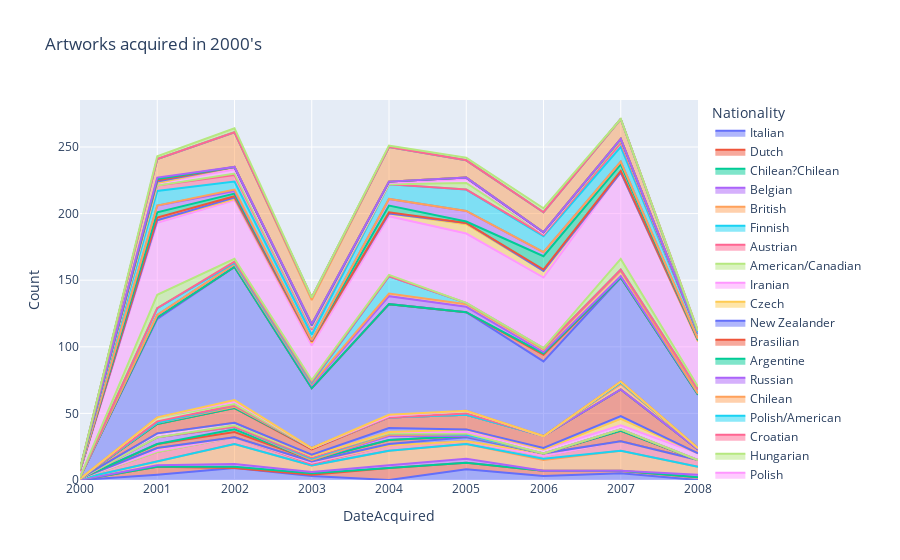
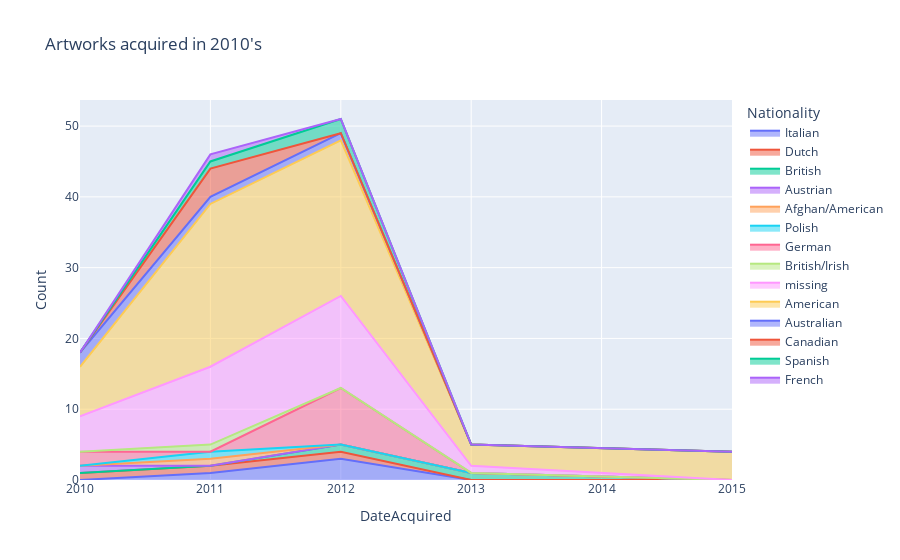

These figures' notebook cell, in order:
### Markdown cell above
### Rhizome acquisition of nationalities over decades

### Code cell
#plot Acquisition distribution over decades

fig20 = px.area(df22000, x="DateAcquired", y="Count", color="Nationality", line_group="Nationality", title="Artworks acquired in 2000's")
fig20.show()
fig21 = px.area(df22010, x="DateAcquired", y="Count", color="Nationality", line_group="Nationality", title="Artworks acquired in 2010's")
fig21.show()

### Figure 1 — Plotly figure (JSON) as saved in the notebook; plotly's stock layout.template omitted (floating-point values rounded to 4 significant figures)
{"data": [{"fillpattern": {"shape": ""}, "hovertemplate": "Nationality=Italian<br>DateAcquired=%{x}<br>Count=%{y}<extra></extra>", "legendgroup": "Italian", "line": {"color": "#636efa"}, "marker": {"symbol": "circle"}, "mode": "lines", "name": "Italian", "orientation": "v", "showlegend": true, "stackgroup": "1", "type": "scatter", "x": [2001, 2002, 2003, 2005, 2006, 2007], "xaxis": "x", "y": [4, 9, 3, 8, 3, 5], "yaxis": "y"}, {"fillpattern": {"shape": ""}, "hovertemplate": "Nationality=Dutch<br>DateAcquired=%{x}<br>Count=%{y}<extra></extra>", "legendgroup": "Dutch", "line": {"color": "#EF553B"}, "marker": {"symbol": "circle"}, "mode": "lines", "name": "Dutch", "orientation": "v", "showlegend": true, "stackgroup": "1", "type": "scatter", "x": [2001, 2003, 2004, 2005, 2006, 2007, 2008], "xaxis": "x", "y": [6, 1, 9, 5, 4, 2, 2], "yaxis": "y"}, {"fillpattern": {"shape": ""}, "hovertemplate": "Nationality=Chilean?Chilean<br>DateAcquired=%{x}<br>Count=%{y}<extra></extra>", "legendgroup": "Chilean?Chilean", "line": {"color": "#00cc96"}, "marker": {"symbol": "circle"}, "mode": "lines", "name": "Chilean?Chilean", "orientation": "v", "showlegend": true, "stackgroup": "1", "type": "scatter", "x": [2002, 2003], "xaxis": "x", "y": [1, 1], "yaxis": "y"}, {"fillpattern": {"shape": ""}, "hovertemplate": "Nationality=Belgian<br>DateAcquired=%{x}<br>Count=%{y}<extra></extra>", "legendgroup": "Belgian", "line": {"color": "#ab63fa"}, "marker": {"symbol": "circle"}, "mode": "lines", "name": "Belgian", "orientation": "v", "showlegend": true, "stackgroup": "1", "type": "scatter", "x": [2001, 2002, 2003, 2004, 2005, 2008], "xaxis": "x", "y": [1, 2, 1, 2, 3, 2], "yaxis": "y"}, {"fillpattern": {"shape": ""}, "hovertemplate": "Nationality=British<br>DateAcquired=%{x}<br>Count=%{y}<extra></extra>", "legendgroup": "British", "line": {"color": "#FFA15A"}, "marker": {"symbol": "circle"}, "mode": "lines", "name": "British", "orientation": "v", "showlegend": true, "stackgroup": "1", "type": "scatter", "x": [2000, 2001, 2002, 2003, 2004, 2005, 2006, 2007, 2008], "xaxis": "x", "y": [1, 3, 15, 5, 11, 11, 8, 15, 6], "yaxis": "y"}, {"fillpattern": {"shape": ""}, "hovertemplate": "Nationality=Finnish<br>DateAcquired=%{x}<br>Count=%{y}<extra></extra>", "legendgroup": "Finnish", "line": {"color": "#19d3f3"}, "marker": {"symbol": "circle"}, "mode": "lines", "name": "Finnish", "orientation": "v", "showlegend": true, "stackgroup": "1", "type": "scatter", "x": [2006], "xaxis": "x", "y": [1], "yaxis": "y"}, {"fillpattern": {"shape": ""}, "hovertemplate": "Nationality=Austrian<br>DateAcquired=%{x}<br>Count=%{y}<extra></extra>", "legendgroup": "Austrian", "line": {"color": "#FF6692"}, "marker": {"symbol": "circle"}, "mode": "lines", "name": "Austrian", "orientation": "v", "showlegend": true, "stackgroup": "1", "type": "scatter", "x": [2001, 2002, 2003, 2004, 2005, 2006, 2007, 2008], "xaxis": "x", "y": [7, 5, 1, 4, 2, 2, 7, 5], "yaxis": "y"}, {"fillpattern": {"shape": ""}, "hovertemplate": "Nationality=American/Canadian<br>DateAcquired=%{x}<br>Count=%{y}<extra></extra>", "legendgroup": "American/Canadian", "line": {"color": "#B6E880"}, "marker": {"symbol": "circle"}, "mode": "lines", "name": "American/Canadian", "orientation": "v", "showlegend": true, "stackgroup": "1", "type": "scatter", "x": [2003], "xaxis": "x", "y": [1], "yaxis": "y"}, {"fillpattern": {"shape": ""}, "hovertemplate": "Nationality=Iranian<br>DateAcquired=%{x}<br>Count=%{y}<extra></extra>", "legendgroup": "Iranian", "line": {"color": "#FF97FF"}, "marker": {"symbol": "circle"}, "mode": "lines", "name": "Iranian", "orientation": "v", "showlegend": true, "stackgroup": "1", "type": "scatter", "x": [2001], "xaxis": "x", "y": [1], "yaxis": "y"}, {"fillpattern": {"shape": ""}, "hovertemplate": "Nationality=Czech<br>DateAcquired=%{x}<br>Count=%{y}<extra></extra>", "legendgroup": "Czech", "line": {"color": "#FECB52"}, "marker": {"symbol": "circle"}, "mode": "lines", "name": "Czech", "orientation": "v", "showlegend": true, "stackgroup": "1", "type": "scatter", "x": [2001, 2003, 2006], "xaxis": "x", "y": [2, 1, 2], "yaxis": "y"}, {"fillpattern": {"shape": ""}, "hovertemplate": "Nationality=New Zealander<br>DateAcquired=%{x}<br>Count=%{y}<extra></extra>", "legendgroup": "New Zealander", "line": {"color": "#636efa"}, "marker": {"symbol": "circle"}, "mode": "lines", "name": "New Zealander", "orientation": "v", "showlegend": true, "stackgroup": "1", "type": "scatter", "x": [2004, 2005], "xaxis": "x", "y": [1, 3], "yaxis": "y"}, {"fillpattern": {"shape": ""}, "hovertemplate": "Nationality=Brasilian<br>DateAcquired=%{x}<br>Count=%{y}<extra></extra>", "legendgroup": "Brasilian", "line": {"color": "#EF553B"}, "marker": {"symbol": "circle"}, "mode": "lines", "name": "Brasilian", "orientation": "v", "showlegend": true, "stackgroup": "1", "type": "scatter", "x": [2001, 2002, 2003, 2004, 2005, 2007], "xaxis": "x", "y": [3, 4, 1, 3, 1, 8], "yaxis": "y"}, {"fillpattern": {"shape": ""}, "hovertemplate": "Nationality=Argentine <br>DateAcquired=%{x}<br>Count=%{y}<extra></extra>", "legendgroup": "Argentine ", "line": {"color": "#00cc96"}, "marker": {"symbol": "circle"}, "mode": "lines", "name": "Argentine ", "orientation": "v", "showlegend": true, "stackgroup": "1", "type": "scatter", "x": [2002], "xaxis": "x", "y": [2], "yaxis": "y"}, {"fillpattern": {"shape": ""}, "hovertemplate": "Nationality=Russian<br>DateAcquired=%{x}<br>Count=%{y}<extra></extra>", "legendgroup": "Russian", "line": {"color": "#ab63fa"}, "marker": {"symbol": "circle"}, "mode": "lines", "name": "Russian", "orientation": "v", "showlegend": true, "stackgroup": "1", "type": "scatter", "x": [2001, 2002, 2004, 2007], "xaxis": "x", "y": [5, 2, 3, 1], "yaxis": "y"}, {"fillpattern": {"shape": ""}, "hovertemplate": "Nationality=Chilean<br>DateAcquired=%{x}<br>Count=%{y}<extra></extra>", "legendgroup": "Chilean", "line": {"color": "#FFA15A"}, "marker": {"symbol": "circle"}, "mode": "lines", "name": "Chilean", "orientation": "v", "showlegend": true, "stackgroup": "1", "type": "scatter", "x": [2004, 2005], "xaxis": "x", "y": [1, 1], "yaxis": "y"}, {"fillpattern": {"shape": ""}, "hovertemplate": "Nationality=Polish/American<br>DateAcquired=%{x}<br>Count=%{y}<extra></extra>", "legendgroup": "Polish/American", "line": {"color": "#19d3f3"}, "marker": {"symbol": "circle"}, "mode": "lines", "name": "Polish/American", "orientation": "v", "showlegend": true, "stackgroup": "1", "type": "scatter", "x": [2003, 2004], "xaxis": "x", "y": [1, 1], "yaxis": "y"}, {"fillpattern": {"shape": ""}, "hovertemplate": "Nationality=Croatian<br>DateAcquired=%{x}<br>Count=%{y}<extra></extra>", "legendgroup": "Croatian", "line": {"color": "#FF6692"}, "marker": {"symbol": "circle"}, "mode": "lines", "name": "Croatian", "orientation": "v", "showlegend": true, "stackgroup": "1", "type": "scatter", "x": [2003, 2005], "xaxis": "x", "y": [1, 1], "yaxis": "y"}, {"fillpattern": {"shape": ""}, "hovertemplate": "Nationality=Hungarian<br>DateAcquired=%{x}<br>Count=%{y}<extra></extra>", "legendgroup": "Hungarian", "line": {"color": "#B6E880"}, "marker": {"symbol": "circle"}, "mode": "lines", "name": "Hungarian", "orientation": "v", "showlegend": true, "stackgroup": "1", "type": "scatter", "x": [2002, 2003], "xaxis": "x", "y": [1, 1], "yaxis": "y"}, {"fillpattern": {"shape": ""}, "hovertemplate": "Nationality=Polish<br>DateAcquired=%{x}<br>Count=%{y}<extra></extra>", "legendgroup": "Polish", "line": {"color": "#FF97FF"}, "marker": {"symbol": "circle"}, "mode": "lines", "name": "Polish", "orientation": "v", "showlegend": true, "stackgroup": "1", "type": "scatter", "x": [2001, 2002, 2004, 2005, 2006, 2007, 2008], "xaxis": "x", "y": [3, 2, 1, 1, 3, 3, 5], "yaxis": "y"}, {"fillpattern": {"shape": ""}, "hovertemplate": "Nationality=Colombian<br>DateAcquired=%{x}<br>Count=%{y}<extra></extra>", "legendgroup": "Colombian", "line": {"color": "#FECB52"}, "marker": {"symbol": "circle"}, "mode": "lines", "name": "Colombian", "orientation": "v", "showlegend": true, "stackgroup": "1", "type": "scatter", "x": [2005, 2007], "xaxis": "x", "y": [2, 5], "yaxis": "y"}, {"fillpattern": {"shape": ""}, "hovertemplate": "Nationality=Turkish<br>DateAcquired=%{x}<br>Count=%{y}<extra></extra>", "legendgroup": "Turkish", "line": {"color": "#636efa"}, "marker": {"symbol": "circle"}, "mode": "lines", "name": "Turkish", "orientation": "v", "showlegend": true, "stackgroup": "1", "type": "scatter", "x": [2003, 2004, 2006, 2007], "xaxis": "x", "y": [1, 3, 1, 2], "yaxis": "y"}, {"fillpattern": {"shape": ""}, "hovertemplate": "Nationality=German<br>DateAcquired=%{x}<br>Count=%{y}<extra></extra>", "legendgroup": "German", "line": {"color": "#EF553B"}, "marker": {"symbol": "circle"}, "mode": "lines", "name": "German", "orientation": "v", "showlegend": true, "stackgroup": "1", "type": "scatter", "x": [2001, 2002, 2003, 2004, 2005, 2006, 2007, 2008], "xaxis": "x", "y": [7, 11, 4, 8, 11, 9, 20, 3], "yaxis": "y"}, {"fillpattern": {"shape": ""}, "hovertemplate": "Nationality=Greek/Australian<br>DateAcquired=%{x}<br>Count=%{y}<extra></extra>", "legendgroup": "Greek/Australian", "line": {"color": "#00cc96"}, "marker": {"symbol": "circle"}, "mode": "lines", "name": "Greek/Australian", "orientation": "v", "showlegend": true, "stackgroup": "1", "type": "scatter", "x": [2003], "xaxis": "x", "y": [1], "yaxis": "y"}, {"fillpattern": {"shape": ""}, "hovertemplate": "Nationality=Norwegian<br>DateAcquired=%{x}<br>Count=%{y}<extra></extra>", "legendgroup": "Norwegian", "line": {"color": "#ab63fa"}, "marker": {"symbol": "circle"}, "mode": "lines", "name": "Norwegian", "orientation": "v", "showlegend": true, "stackgroup": "1", "type": "scatter", "x": [2001, 2002], "xaxis": "x", "y": [1, 1], "yaxis": "y"}, {"fillpattern": {"shape": ""}, "hovertemplate": "Nationality=British/Irish<br>DateAcquired=%{x}<br>Count=%{y}<extra></extra>", "legendgroup": "British/Irish", "line": {"color": "#FFA15A"}, "marker": {"symbol": "circle"}, "mode": "lines", "name": "British/Irish", "orientation": "v", "showlegend": true, "stackgroup": "1", "type": "scatter", "x": [2007, 2008], "xaxis": "x", "y": [4, 1], "yaxis": "y"}, {"fillpattern": {"shape": ""}, "hovertemplate": "Nationality=Indian<br>DateAcquired=%{x}<br>Count=%{y}<extra></extra>", "legendgroup": "Indian", "line": {"color": "#19d3f3"}, "marker": {"symbol": "circle"}, "mode": "lines", "name": "Indian", "orientation": "v", "showlegend": true, "stackgroup": "1", "type": "scatter", "x": [2002, 2007], "xaxis": "x", "y": [1, 1], "yaxis": "y"}, {"fillpattern": {"shape": ""}, "hovertemplate": "Nationality=Slovenian<br>DateAcquired=%{x}<br>Count=%{y}<extra></extra>", "legendgroup": "Slovenian", "line": {"color": "#FF6692"}, "marker": {"symbol": "circle"}, "mode": "lines", "name": "Slovenian", "orientation": "v", "showlegend": true, "stackgroup": "1", "type": "scatter", "x": [2001, 2005, 2007], "xaxis": "x", "y": [1, 1, 1], "yaxis": "y"}, {"fillpattern": {"shape": ""}, "hovertemplate": "Nationality=American/South African<br>DateAcquired=%{x}<br>Count=%{y}<extra></extra>", "legendgroup": "American/South African", "line": {"color": "#B6E880"}, "marker": {"symbol": "circle"}, "mode": "lines", "name": "American/South African", "orientation": "v", "showlegend": true, "stackgroup": "1", "type": "scatter", "x": [2001, 2002, 2004, 2005], "xaxis": "x", "y": [3, 1, 1, 2], "yaxis": "y"}, {"fillpattern": {"shape": ""}, "hovertemplate": "Nationality=Chinese<br>DateAcquired=%{x}<br>Count=%{y}<extra></extra>", "legendgroup": "Chinese", "line": {"color": "#FF97FF"}, "marker": {"symbol": "circle"}, "mode": "lines", "name": "Chinese", "orientation": "v", "showlegend": true, "stackgroup": "1", "type": "scatter", "x": [2002], "xaxis": "x", "y": [2], "yaxis": "y"}, {"fillpattern": {"shape": ""}, "hovertemplate": "Nationality=South African<br>DateAcquired=%{x}<br>Count=%{y}<extra></extra>", "legendgroup": "South African", "line": {"color": "#FECB52"}, "marker": {"symbol": "circle"}, "mode": "lines", "name": "South African", "orientation": "v", "showlegend": true, "stackgroup": "1", "type": "scatter", "x": [2002, 2004], "xaxis": "x", "y": [1, 1], "yaxis": "y"}, {"fillpattern": {"shape": ""}, "hovertemplate": "Nationality=missing<br>DateAcquired=%{x}<br>Count=%{y}<extra></extra>", "legendgroup": "missing", "line": {"color": "#636efa"}, "marker": {"symbol": "circle"}, "mode": "lines", "name": "missing", "orientation": "v", "showlegend": true, "stackgroup": "1", "type": "scatter", "x": [2000, 2001, 2002, 2003, 2004, 2005, 2006, 2007, 2008], "xaxis": "x", "y": [1, 74, 100, 45, 83, 74, 56, 78, 40], "yaxis": "y"}, {"fillpattern": {"shape": ""}, "hovertemplate": "Nationality=Serbian<br>DateAcquired=%{x}<br>Count=%{y}<extra></extra>", "legendgroup": "Serbian", "line": {"color": "#EF553B"}, "marker": {"symbol": "circle"}, "mode": "lines", "name": "Serbian", "orientation": "v", "showlegend": true, "stackgroup": "1", "type": "scatter", "x": [2001, 2006], "xaxis": "x", "y": [1, 5], "yaxis": "y"}, {"fillpattern": {"shape": ""}, "hovertemplate": "Nationality=Mexican/American<br>DateAcquired=%{x}<br>Count=%{y}<extra></extra>", "legendgroup": "Mexican/American", "line": {"color": "#00cc96"}, "marker": {"symbol": "circle"}, "mode": "lines", "name": "Mexican/American", "orientation": "v", "showlegend": true, "stackgroup": "1", "type": "scatter", "x": [2006], "xaxis": "x", "y": [1], "yaxis": "y"}, {"fillpattern": {"shape": ""}, "hovertemplate": "Nationality=Argentine<br>DateAcquired=%{x}<br>Count=%{y}<extra></extra>", "legendgroup": "Argentine", "line": {"color": "#ab63fa"}, "marker": {"symbol": "circle"}, "mode": "lines", "name": "Argentine", "orientation": "v", "showlegend": true, "stackgroup": "1", "type": "scatter", "x": [2001, 2002, 2003, 2004, 2005, 2006, 2007, 2008], "xaxis": "x", "y": [2, 2, 2, 6, 4, 1, 1, 1], "yaxis": "y"}, {"fillpattern": {"shape": ""}, "hovertemplate": "Nationality=Portuguese<br>DateAcquired=%{x}<br>Count=%{y}<extra></extra>", "legendgroup": "Portuguese", "line": {"color": "#FFA15A"}, "marker": {"symbol": "circle"}, "mode": "lines", "name": "Portuguese", "orientation": "v", "showlegend": true, "stackgroup": "1", "type": "scatter", "x": [2003, 2004, 2005, 2006, 2007], "xaxis": "x", "y": [1, 2, 2, 2, 4], "yaxis": "y"}, {"fillpattern": {"shape": ""}, "hovertemplate": "Nationality=Israeli<br>DateAcquired=%{x}<br>Count=%{y}<extra></extra>", "legendgroup": "Israeli", "line": {"color": "#19d3f3"}, "marker": {"symbol": "circle"}, "mode": "lines", "name": "Israeli", "orientation": "v", "showlegend": true, "stackgroup": "1", "type": "scatter", "x": [2001, 2002, 2003, 2004, 2005, 2006, 2007, 2008], "xaxis": "x", "y": [5, 1, 1, 13, 1, 1, 1, 3], "yaxis": "y"}, {"fillpattern": {"shape": ""}, "hovertemplate": "Nationality=British/Canadian<br>DateAcquired=%{x}<br>Count=%{y}<extra></extra>", "legendgroup": "British/Canadian", "line": {"color": "#FF6692"}, "marker": {"symbol": "circle"}, "mode": "lines", "name": "British/Canadian", "orientation": "v", "showlegend": true, "stackgroup": "1", "type": "scatter", "x": [2002, 2003], "xaxis": "x", "y": [1, 1], "yaxis": "y"}, {"fillpattern": {"shape": ""}, "hovertemplate": "Nationality=Swedish<br>DateAcquired=%{x}<br>Count=%{y}<extra></extra>", "legendgroup": "Swedish", "line": {"color": "#B6E880"}, "marker": {"symbol": "circle"}, "mode": "lines", "name": "Swedish", "orientation": "v", "showlegend": true, "stackgroup": "1", "type": "scatter", "x": [2001, 2002, 2003, 2004, 2007, 2008], "xaxis": "x", "y": [10, 2, 1, 1, 8, 2], "yaxis": "y"}, {"fillpattern": {"shape": ""}, "hovertemplate": "Nationality=American<br>DateAcquired=%{x}<br>Count=%{y}<extra></extra>", "legendgroup": "American", "line": {"color": "#FF97FF"}, "marker": {"symbol": "circle"}, "mode": "lines", "name": "American", "orientation": "v", "showlegend": true, "stackgroup": "1", "type": "scatter", "x": [2000, 2001, 2002, 2003, 2004, 2005, 2006, 2007, 2008], "xaxis": "x", "y": [4, 54, 44, 26, 44, 52, 53, 65, 34], "yaxis": "y"}, {"fillpattern": {"shape": ""}, "hovertemplate": "Nationality=Japanese<br>DateAcquired=%{x}<br>Count=%{y}<extra></extra>", "legendgroup": "Japanese", "line": {"color": "#FECB52"}, "marker": {"symbol": "circle"}, "mode": "lines", "name": "Japanese", "orientation": "v", "showlegend": true, "stackgroup": "1", "type": "scatter", "x": [2000, 2001, 2002, 2003, 2004, 2005, 2006], "xaxis": "x", "y": [1, 2, 1, 2, 2, 7, 5], "yaxis": "y"}, {"fillpattern": {"shape": ""}, "hovertemplate": "Nationality=Greek<br>DateAcquired=%{x}<br>Count=%{y}<extra></extra>", "legendgroup": "Greek", "line": {"color": "#636efa"}, "marker": {"symbol": "circle"}, "mode": "lines", "name": "Greek", "orientation": "v", "showlegend": true, "stackgroup": "1", "type": "scatter", "x": [2002, 2003, 2005, 2008], "xaxis": "x", "y": [1, 1, 1, 1], "yaxis": "y"}, {"fillpattern": {"shape": ""}, "hovertemplate": "Nationality=Taiwanese<br>DateAcquired=%{x}<br>Count=%{y}<extra></extra>", "legendgroup": "Taiwanese", "line": {"color": "#EF553B"}, "marker": {"symbol": "circle"}, "mode": "lines", "name": "Taiwanese", "orientation": "v", "showlegend": true, "stackgroup": "1", "type": "scatter", "x": [2001, 2002, 2004, 2006, 2007], "xaxis": "x", "y": [2, 1, 1, 1, 1], "yaxis": "y"}, {"fillpattern": {"shape": ""}, "hovertemplate": "Nationality=American <br>DateAcquired=%{x}<br>Count=%{y}<extra></extra>", "legendgroup": "American ", "line": {"color": "#00cc96"}, "marker": {"symbol": "circle"}, "mode": "lines", "name": "American ", "orientation": "v", "showlegend": true, "stackgroup": "1", "type": "scatter", "x": [2001, 2002, 2003, 2004, 2005, 2006, 2007], "xaxis": "x", "y": [4, 2, 1, 5, 1, 10, 5], "yaxis": "y"}, {"fillpattern": {"shape": ""}, "hovertemplate": "Nationality=Australian<br>DateAcquired=%{x}<br>Count=%{y}<extra></extra>", "legendgroup": "Australian", "line": {"color": "#ab63fa"}, "marker": {"symbol": "circle"}, "mode": "lines", "name": "Australian", "orientation": "v", "showlegend": true, "stackgroup": "1", "type": "scatter", "x": [2001, 2002, 2004, 2005, 2006, 2007, 2008], "xaxis": "x", "y": [5, 2, 5, 8, 3, 2, 1], "yaxis": "y"}, {"fillpattern": {"shape": ""}, "hovertemplate": "Nationality=Irish<br>DateAcquired=%{x}<br>Count=%{y}<extra></extra>", "legendgroup": "Irish", "line": {"color": "#FFA15A"}, "marker": {"symbol": "circle"}, "mode": "lines", "name": "Irish", "orientation": "v", "showlegend": true, "stackgroup": "1", "type": "scatter", "x": [2002], "xaxis": "x", "y": [1], "yaxis": "y"}, {"fillpattern": {"shape": ""}, "hovertemplate": "Nationality=Canadian<br>DateAcquired=%{x}<br>Count=%{y}<extra></extra>", "legendgroup": "Canadian", "line": {"color": "#19d3f3"}, "marker": {"symbol": "circle"}, "mode": "lines", "name": "Canadian", "orientation": "v", "showlegend": true, "stackgroup": "1", "type": "scatter", "x": [2000, 2001, 2002, 2003, 2004, 2005, 2006, 2007, 2008], "xaxis": "x", "y": [1, 11, 6, 4, 11, 16, 12, 11, 4], "yaxis": "y"}, {"fillpattern": {"shape": ""}, "hovertemplate": "Nationality=Spanish<br>DateAcquired=%{x}<br>Count=%{y}<extra></extra>", "legendgroup": "Spanish", "line": {"color": "#FF6692"}, "marker": {"symbol": "circle"}, "mode": "lines", "name": "Spanish", "orientation": "v", "showlegend": true, "stackgroup": "1", "type": "scatter", "x": [2001, 2002, 2003, 2006, 2007], "xaxis": "x", "y": [4, 5, 4, 1, 3], "yaxis": "y"}, {"fillpattern": {"shape": ""}, "hovertemplate": "Nationality=Swiss<br>DateAcquired=%{x}<br>Count=%{y}<extra></extra>", "legendgroup": "Swiss", "line": {"color": "#B6E880"}, "marker": {"symbol": "circle"}, "mode": "lines", "name": "Swiss", "orientation": "v", "showlegend": true, "stackgroup": "1", "type": "scatter", "x": [2002, 2003, 2005, 2006, 2007], "xaxis": "x", "y": [1, 1, 5, 1, 2], "yaxis": "y"}, {"fillpattern": {"shape": ""}, "hovertemplate": "Nationality=Mexican<br>DateAcquired=%{x}<br>Count=%{y}<extra></extra>", "legendgroup": "Mexican", "line": {"color": "#FF97FF"}, "marker": {"symbol": "circle"}, "mode": "lines", "name": "Mexican", "orientation": "v", "showlegend": true, "stackgroup": "1", "type": "scatter", "x": [2001, 2002, 2003, 2004, 2005, 2007], "xaxis": "x", "y": [2, 3, 1, 1, 3, 1], "yaxis": "y"}, {"fillpattern": {"shape": ""}, "hovertemplate": "Nationality=Icelandic/American<br>DateAcquired=%{x}<br>Count=%{y}<extra></extra>", "legendgroup": "Icelandic/American", "line": {"color": "#FECB52"}, "marker": {"symbol": "circle"}, "mode": "lines", "name": "Icelandic/American", "orientation": "v", "showlegend": true, "stackgroup": "1", "type": "scatter", "x": [2002, 2003, 2004, 2005, 2006], "xaxis": "x", "y": [2, 1, 1, 1, 1], "yaxis": "y"}, {"fillpattern": {"shape": ""}, "hovertemplate": "Nationality=Italian <br>DateAcquired=%{x}<br>Count=%{y}<extra></extra>", "legendgroup": "Italian ", "line": {"color": "#636efa"}, "marker": {"symbol": "circle"}, "mode": "lines", "name": "Italian ", "orientation": "v", "showlegend": true, "stackgroup": "1", "type": "scatter", "x": [2001], "xaxis": "x", "y": [1], "yaxis": "y"}, {"fillpattern": {"shape": ""}, "hovertemplate": "Nationality=American/British<br>DateAcquired=%{x}<br>Count=%{y}<extra></extra>", "legendgroup": "American/British", "line": {"color": "#EF553B"}, "marker": {"symbol": "circle"}, "mode": "lines", "name": "American/British", "orientation": "v", "showlegend": true, "stackgroup": "1", "type": "scatter", "x": [2001, 2003], "xaxis": "x", "y": [1, 1], "yaxis": "y"}, {"fillpattern": {"shape": ""}, "hovertemplate": "Nationality=Finnish <br>DateAcquired=%{x}<br>Count=%{y}<extra></extra>", "legendgroup": "Finnish ", "line": {"color": "#00cc96"}, "marker": {"symbol": "circle"}, "mode": "lines", "name": "Finnish ", "orientation": "v", "showlegend": true, "stackgroup": "1", "type": "scatter", "x": [2001], "xaxis": "x", "y": [1], "yaxis": "y"}, {"fillpattern": {"shape": ""}, "hovertemplate": "Nationality=Venezuelan<br>DateAcquired=%{x}<br>Count=%{y}<extra></extra>", "legendgroup": "Venezuelan", "line": {"color": "#ab63fa"}, "marker": {"symbol": "circle"}, "mode": "lines", "name": "Venezuelan", "orientation": "v", "showlegend": true, "stackgroup": "1", "type": "scatter", "x": [2001], "xaxis": "x", "y": [1], "yaxis": "y"}, {"fillpattern": {"shape": ""}, "hovertemplate": "Nationality=French<br>DateAcquired=%{x}<br>Count=%{y}<extra></extra>", "legendgroup": "French", "line": {"color": "#FFA15A"}, "marker": {"symbol": "circle"}, "mode": "lines", "name": "French", "orientation": "v", "showlegend": true, "stackgroup": "1", "type": "scatter", "x": [2001, 2002, 2003, 2004, 2005, 2006, 2007, 2008], "xaxis": "x", "y": [14, 26, 18, 26, 13, 15, 15, 1], "yaxis": "y"}, {"fillpattern": {"shape": ""}, "hovertemplate": "Nationality=Brasilian/American<br>DateAcquired=%{x}<br>Count=%{y}<extra></extra>", "legendgroup": "Brasilian/American", "line": {"color": "#19d3f3"}, "marker": {"symbol": "circle"}, "mode": "lines", "name": "Brasilian/American", "orientation": "v", "showlegend": true, "stackgroup": "1", "type": "scatter", "x": [2003], "xaxis": "x", "y": [2], "yaxis": "y"}, {"fillpattern": {"shape": ""}, "hovertemplate": "Nationality=Dutch/Brazilian<br>DateAcquired=%{x}<br>Count=%{y}<extra></extra>", "legendgroup": "Dutch/Brazilian", "line": {"color": "#FF6692"}, "marker": {"symbol": "circle"}, "mode": "lines", "name": "Dutch/Brazilian", "orientation": "v", "showlegend": true, "stackgroup": "1", "type": "scatter", "x": [2008], "xaxis": "x", "y": [1], "yaxis": "y"}, {"fillpattern": {"shape": ""}, "hovertemplate": "Nationality=South Korean<br>DateAcquired=%{x}<br>Count=%{y}<extra></extra>", "legendgroup": "South Korean", "line": {"color": "#B6E880"}, "marker": {"symbol": "circle"}, "mode": "lines", "name": "South Korean", "orientation": "v", "showlegend": true, "stackgroup": "1", "type": "scatter", "x": [2001, 2002, 2004, 2005, 2006], "xaxis": "x", "y": [2, 3, 1, 2, 3], "yaxis": "y"}], "layout": {"legend": {"title": {"text": "Nationality"}, "tracegroupgap": 0}, "title": {"text": "Artworks acquired in 2000's"}, "xaxis": {"anchor": "y", "domain": [0, 1], "title": {"text": "DateAcquired"}}, "yaxis": {"anchor": "x", "domain": [0, 1], "title": {"text": "Count"}}}}

### Figure 2 — Plotly figure (JSON) as saved in the notebook; plotly's stock layout.template omitted (floating-point values rounded to 4 significant figures)
{"data": [{"fillpattern": {"shape": ""}, "hovertemplate": "Nationality=Italian<br>DateAcquired=%{x}<br>Count=%{y}<extra></extra>", "legendgroup": "Italian", "line": {"color": "#636efa"}, "marker": {"symbol": "circle"}, "mode": "lines", "name": "Italian", "orientation": "v", "showlegend": true, "stackgroup": "1", "type": "scatter", "x": [2011, 2012], "xaxis": "x", "y": [1, 3], "yaxis": "y"}, {"fillpattern": {"shape": ""}, "hovertemplate": "Nationality=Dutch<br>DateAcquired=%{x}<br>Count=%{y}<extra></extra>", "legendgroup": "Dutch", "line": {"color": "#EF553B"}, "marker": {"symbol": "circle"}, "mode": "lines", "name": "Dutch", "orientation": "v", "showlegend": true, "stackgroup": "1", "type": "scatter", "x": [2010, 2011, 2012], "xaxis": "x", "y": [1, 1, 1], "yaxis": "y"}, {"fillpattern": {"shape": ""}, "hovertemplate": "Nationality=British<br>DateAcquired=%{x}<br>Count=%{y}<extra></extra>", "legendgroup": "British", "line": {"color": "#00cc96"}, "marker": {"symbol": "circle"}, "mode": "lines", "name": "British", "orientation": "v", "showlegend": true, "stackgroup": "1", "type": "scatter", "x": [2012, 2013], "xaxis": "x", "y": [1, 1], "yaxis": "y"}, {"fillpattern": {"shape": ""}, "hovertemplate": "Nationality=Austrian<br>DateAcquired=%{x}<br>Count=%{y}<extra></extra>", "legendgroup": "Austrian", "line": {"color": "#ab63fa"}, "marker": {"symbol": "circle"}, "mode": "lines", "name": "Austrian", "orientation": "v", "showlegend": true, "stackgroup": "1", "type": "scatter", "x": [2010], "xaxis": "x", "y": [1], "yaxis": "y"}, {"fillpattern": {"shape": ""}, "hovertemplate": "Nationality=Afghan/American<br>DateAcquired=%{x}<br>Count=%{y}<extra></extra>", "legendgroup": "Afghan/American", "line": {"color": "#FFA15A"}, "marker": {"symbol": "circle"}, "mode": "lines", "name": "Afghan/American", "orientation": "v", "showlegend": true, "stackgroup": "1", "type": "scatter", "x": [2011], "xaxis": "x", "y": [1], "yaxis": "y"}, {"fillpattern": {"shape": ""}, "hovertemplate": "Nationality=Polish<br>DateAcquired=%{x}<br>Count=%{y}<extra></extra>", "legendgroup": "Polish", "line": {"color": "#19d3f3"}, "marker": {"symbol": "circle"}, "mode": "lines", "name": "Polish", "orientation": "v", "showlegend": true, "stackgroup": "1", "type": "scatter", "x": [2011], "xaxis": "x", "y": [1], "yaxis": "y"}, {"fillpattern": {"shape": ""}, "hovertemplate": "Nationality=German<br>DateAcquired=%{x}<br>Count=%{y}<extra></extra>", "legendgroup": "German", "line": {"color": "#FF6692"}, "marker": {"symbol": "circle"}, "mode": "lines", "name": "German", "orientation": "v", "showlegend": true, "stackgroup": "1", "type": "scatter", "x": [2010, 2012], "xaxis": "x", "y": [2, 8], "yaxis": "y"}, {"fillpattern": {"shape": ""}, "hovertemplate": "Nationality=British/Irish<br>DateAcquired=%{x}<br>Count=%{y}<extra></extra>", "legendgroup": "British/Irish", "line": {"color": "#B6E880"}, "marker": {"symbol": "circle"}, "mode": "lines", "name": "British/Irish", "orientation": "v", "showlegend": true, "stackgroup": "1", "type": "scatter", "x": [2011], "xaxis": "x", "y": [1], "yaxis": "y"}, {"fillpattern": {"shape": ""}, "hovertemplate": "Nationality=missing<br>DateAcquired=%{x}<br>Count=%{y}<extra></extra>", "legendgroup": "missing", "line": {"color": "#FF97FF"}, "marker": {"symbol": "circle"}, "mode": "lines", "name": "missing", "orientation": "v", "showlegend": true, "stackgroup": "1", "type": "scatter", "x": [2010, 2011, 2012, 2013], "xaxis": "x", "y": [5, 11, 13, 1], "yaxis": "y"}, {"fillpattern": {"shape": ""}, "hovertemplate": "Nationality=American<br>DateAcquired=%{x}<br>Count=%{y}<extra></extra>", "legendgroup": "American", "line": {"color": "#FECB52"}, "marker": {"symbol": "circle"}, "mode": "lines", "name": "American", "orientation": "v", "showlegend": true, "stackgroup": "1", "type": "scatter", "x": [2010, 2011, 2012, 2013, 2015], "xaxis": "x", "y": [7, 23, 22, 3, 4], "yaxis": "y"}, {"fillpattern": {"shape": ""}, "hovertemplate": "Nationality=Australian<br>DateAcquired=%{x}<br>Count=%{y}<extra></extra>", "legendgroup": "Australian", "line": {"color": "#636efa"}, "marker": {"symbol": "circle"}, "mode": "lines", "name": "Australian", "orientation": "v", "showlegend": true, "stackgroup": "1", "type": "scatter", "x": [2010, 2011, 2012], "xaxis": "x", "y": [2, 1, 1], "yaxis": "y"}, {"fillpattern": {"shape": ""}, "hovertemplate": "Nationality=Canadian<br>DateAcquired=%{x}<br>Count=%{y}<extra></extra>", "legendgroup": "Canadian", "line": {"color": "#EF553B"}, "marker": {"symbol": "circle"}, "mode": "lines", "name": "Canadian", "orientation": "v", "showlegend": true, "stackgroup": "1", "type": "scatter", "x": [2011], "xaxis": "x", "y": [4], "yaxis": "y"}, {"fillpattern": {"shape": ""}, "hovertemplate": "Nationality=Spanish<br>DateAcquired=%{x}<br>Count=%{y}<extra></extra>", "legendgroup": "Spanish", "line": {"color": "#00cc96"}, "marker": {"symbol": "circle"}, "mode": "lines", "name": "Spanish", "orientation": "v", "showlegend": true, "stackgroup": "1", "type": "scatter", "x": [2011, 2012], "xaxis": "x", "y": [1, 2], "yaxis": "y"}, {"fillpattern": {"shape": ""}, "hovertemplate": "Nationality=French<br>DateAcquired=%{x}<br>Count=%{y}<extra></extra>", "legendgroup": "French", "line": {"color": "#ab63fa"}, "marker": {"symbol": "circle"}, "mode": "lines", "name": "French", "orientation": "v", "showlegend": true, "stackgroup": "1", "type": "scatter", "x": [2011], "xaxis": "x", "y": [1], "yaxis": "y"}], "layout": {"legend": {"title": {"text": "Nationality"}, "tracegroupgap": 0}, "title": {"text": "Artworks acquired in 2010's"}, "xaxis": {"anchor": "y", "domain": [0, 1], "title": {"text": "DateAcquired"}}, "yaxis": {"anchor": "x", "domain": [0, 1], "title": {"text": "Count"}}}}
